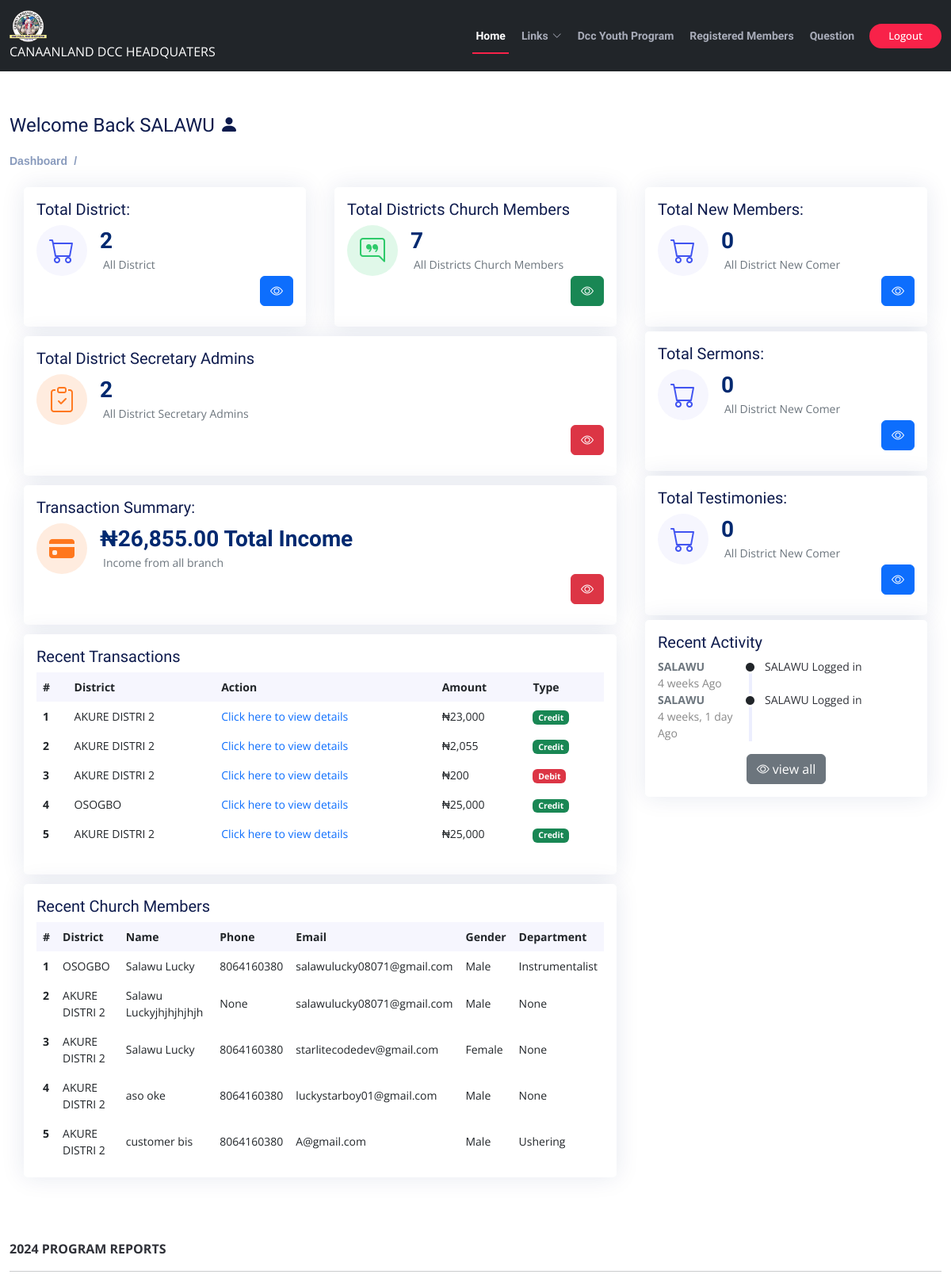
Before: /admins/admin-dashboard (signed in, upper part) with the older database file.
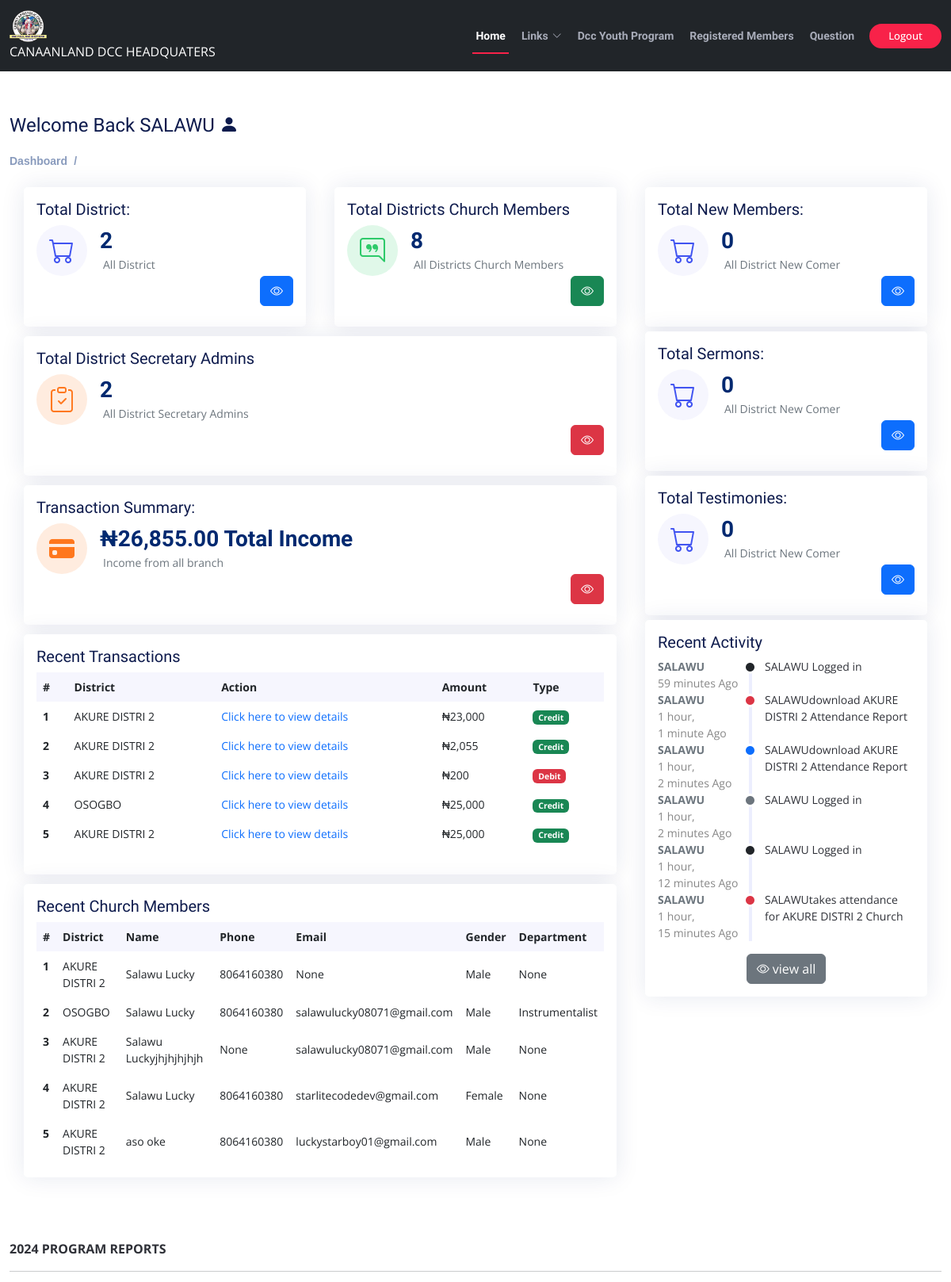
After: the same page with the newer database file.
### secretary/models.py (models this page shows, shortened)
class Transaction(models.Model):
    type =(('Debit', 'Debit'),('Credit', 'Credit'))
    district = models.ForeignKey(District,on_delete=models.SET_NULL,null=True, blank=True)
    amount = models.IntegerField(blank=True)
    description = models.CharField(max_length=500, blank=True)
    type = models.CharField(max_length=500,default='Credit', choices=type)
    date = models.DateField(default=django.utils.timezone.now)
    class Meta:
        ordering = ['-date']
        indexes = [
            models.Index(fields=['-date']),
        ]

class Church_Member(models.Model):
    sex =(('Male', 'Male'),('Female', 'Female'),)
    district = models.ForeignKey(District,on_delete=models.SET_NULL,null=True, blank=True)
    name = models.CharField(max_length=200, blank=True,null=True)
    email = models.EmailField(max_length=200, null=True,blank=True)
    phone = models.IntegerField(null=True,blank=True)
    address= models.CharField(max_length=200, blank=True,null=True)
    gender = models.CharField(max_length=200, blank=True,null=True,choices=sex,default='Male')
    age = models.IntegerField(null=True,blank=True)
    country = models.CharField(max_length=200, blank=True,null=True, default='Nigeria')
    LGA= models.CharField(max_length=200, blank=True,null=True)
    department= models.ForeignKey(Department,blank=True, null=True, on_delete=models.CASCADE)
    date= models.DateTimeField(auto_now_add=True,null=True)
    class Meta:
        ordering = ['-date']
        indexes = [
            models.Index(fields=['-date']),
        ]

### users/models.py (models this page shows, shortened)
class District(models.Model):
    name = models.CharField(max_length=500,unique=True, null=True,blank=True)
    address =models.CharField(max_length=1000,unique=True, null=True,blank=True)
    date = models.DateTimeField(auto_now_add=True,null=True)
    class Meta:
        ordering = ['name']
        indexes = [
            models.Index(fields=['name']),
        ]
    def __str__(self):
        return f"{self.name}"

### administrator/models.py (models this page shows, shortened)
class Department(models.Model):
    name = models.CharField(max_length=200, null=True)
    class Meta:
        ordering = ['-name']
        indexes = [
            models.Index(fields=['-name']),
        ]
    def __str__(self):
        return self.name

class Tracking(models.Model):
    user = models.CharField(max_length=200, blank=True,null=True)
    action = models.CharField(max_length=2000, blank=True,null=True)
    color = models.CharField(max_length=10, blank=True,null=True)
    date = models.DateTimeField(auto_now_add=True, blank=True,null=True)
    class Meta:
        ordering = ['-date']
        indexes = [
            models.Index(fields=['-date']),
        ]

### users/decorators.py (the view)
    def wrapper_function(request, *args, **kwargs):
        group= None
        if request.user.groups.exists():
            group = request.user.groups.all()[0].name
        if group != 'admin':
            return HttpResponse("You're not allow to view this page.")
        return view_func(request, *args,**kwargs)

### secretary/models.py (called while the page is built)
    def total_income():
        total_income = Income.objects.all().aggregate(Sum('income'))['income__sum'] or 0
        return total_income

### templates/adm/dashboard.html (shortened to what the changed rows need)
{% extends 'main.html' %}
{% load humanize %}
{% load static %}
{% block content %}
<div class="container-fluid col-lg-12" data-aos="fade-up">
  <section class="section dashboard ">
    <div class="container-fluid">
    <div class="row">
      <div class="col-lg-8 ">
        <div class="row ">
          <div class="col-xxl-4 col-md-6">
            <div class="card car info-card revenue-card">
              <div class="card-body">
                <div class="d-flex align-items-center">
                  <div class="ps-3">
                    <h6>{{district_member}}</h6>
                     <span class="text-muted small pt-2 ps-1">All Districts Church Members</span>
                  </div>
                </div>
              </div>
            </div>
          </div>
          <div class="col-12">
            <div class="card car recent-sales overflow-auto">
              <div class="card-body">
                {% if transaction %}
                <table class="table table-borderless datatable">
                  <thead>
                    <tr>
                      <th scope="col">#</th>
                      <th scope="col">District</th>
                      <th scope="col">Action</th>
                      <th scope="col">Amount</th>
                      <th scope="col">Type</th>
                    </tr>
                  </thead>
                  <tbody>
                    {% for i in transaction %}
                    <tr>
                      <th scope="row">{{forloop.counter}}</th>
                      <td>{{i.district}}</td>
                      <td><a href="" class="text-primary">Click here to view details</a></td>
                      <td>₦{{i.amount|intcomma}}</td>
                      {% if i.type == 'Credit' %}
                      <td><span class="badge bg-success">Credit</span></td>
                      {% else %}
                      <td><span class="badge bg-danger">Debit</span></td>
                      {% endif %}
                    </tr>
                    {% endfor %}
                    {% else %}
                    <center class='text-danger font-weight-bolder'><i class="bi bi-x-circle"></i>  No Transaction </center>
                    {% endif %}
                  </tbody>
                </table>
              </div>
            </div>
          </div>
          <div class="col-12">
            <div class="card car top-selling overflow-auto">
              <div class="card-body pb-0">
                {% if church_member %}
                <table class="table table-borderless">
                  <thead>
                    <tr>
                      <th scope="col">#</th>
                      <th scope="col">District</th>
                      <th scope="col">Name</th>
                      <th scope="col">Phone</th>
                      <th scope="col">Email</th>
                      <th scope="col">Gender</th>
                      <th scope="col">Department</th>
                    </tr>
                  </thead>
                  <tbody>
                    {% for i in church_member %}
                    <tr>
                      <th scope="row">{{forloop.counter}}</th>
                      <td>{{i.district}}</td>
                      <td>{{i.name}}</td>
                      <td>{{i.phone}}</td>
                      <td>{{i.email}}</td>
                      <td>{{i.gender}}</td>
                      <td>{{i.department}}</td>
                    </tr>
                    {% endfor %}
                  </tbody>
                  {% else %}
                    <center class='text-danger font-weight-bolder'><i class="bi bi-x-circle"></i>  No Church Member </center>
                    {% endif %}
                </table>
              </div>
            </div>
          </div>
        </div>
      </div>
      <div class="col-lg-4">
        <div class="card car">
          <div class="card-body">
            <div class="activity">
              {% if track %}
              {% for i in track %}
              <div class="activity-item d-flex">
                <div class="activite-label col-4 col-sm-4 col-lg-4"><strong class='text-secondary'>{{i.user}}</strong><br>{{i.date|timesince}} Ago</div>
                <i class='bi bi-circle-fill activity-badge text-{{i.color}} align-self-start'></i>
                <div class="activity-content">
                  {{i.action}}
                </div>
              </div>
              {% endfor %}
              {% else %}
              <center class='text-danger font-weight-bolder'><i class="bi bi-x-circle"></i> No Recent Activity </center>
              {% endif %}
            </div>
          </div>
        </div>
      </div>
    </div>
    </div>
  </section>
<br><br><br>
</div>
{% endblock content %}

Changed rows visible on the page:
no longer on this page (row unchanged): Church_Member: district "AKURE DISTRI 2", name "customer bis", phone "8064160380", email "A@gmail.com", gender "Male", department "Ushering"
no longer on this page (row unchanged): Tracking: user "SALAWU", date "4 weeks", action "SALAWU Logged in"
no longer on this page (row unchanged): Tracking: user "SALAWU", date "4 weeks, 1 day", action "SALAWU Logged in"
added Church_Member: district "AKURE DISTRI 2", name "Salawu Lucky", phone "8064160380", email "None", gender "Male", department "None"
added Tracking: user "SALAWU", date "59 minutes", action "SALAWU Logged in"
added Tracking: user "SALAWU", date "1 hour, 1 minute", action "SALAWUdownload AKURE DISTRI 2 Attendance Report"
added Tracking: user "SALAWU", date "1 hour, 2 minutes", action "SALAWUdownload AKURE DISTRI 2 Attendance Report"
added Tracking: user "SALAWU", date "1 hour, 2 minutes", action "SALAWU Logged in"
added Tracking: user "SALAWU", date "1 hour, 12 minutes", action "SALAWU Logged in"
added Tracking: user "SALAWU", date "1 hour, 15 minutes", action "SALAWUtakes attendance for AKURE DISTRI 2 Church"
Other visible differences:
{{ district_member }}: "7" → "8"
